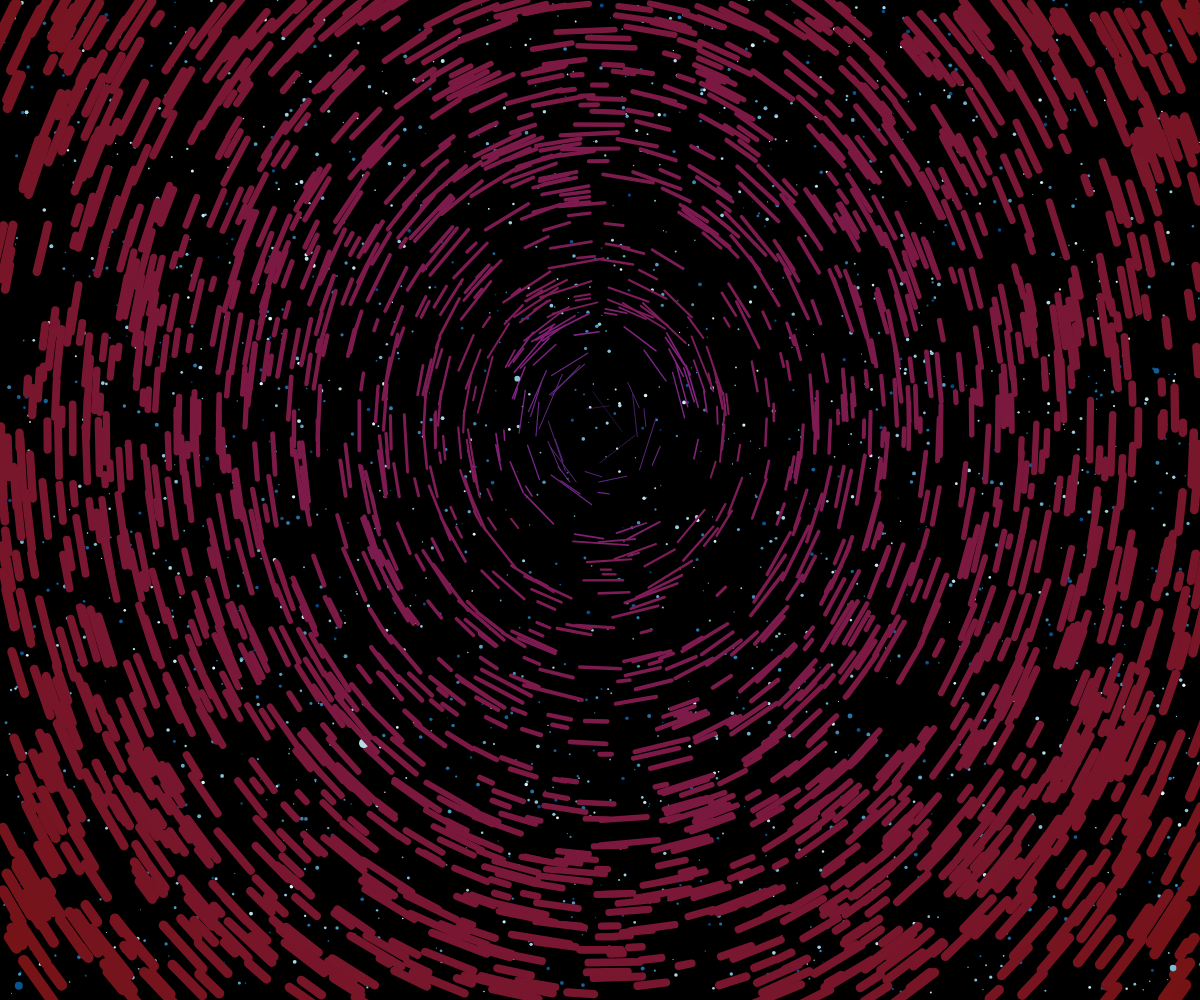
Frame 1 (no input)
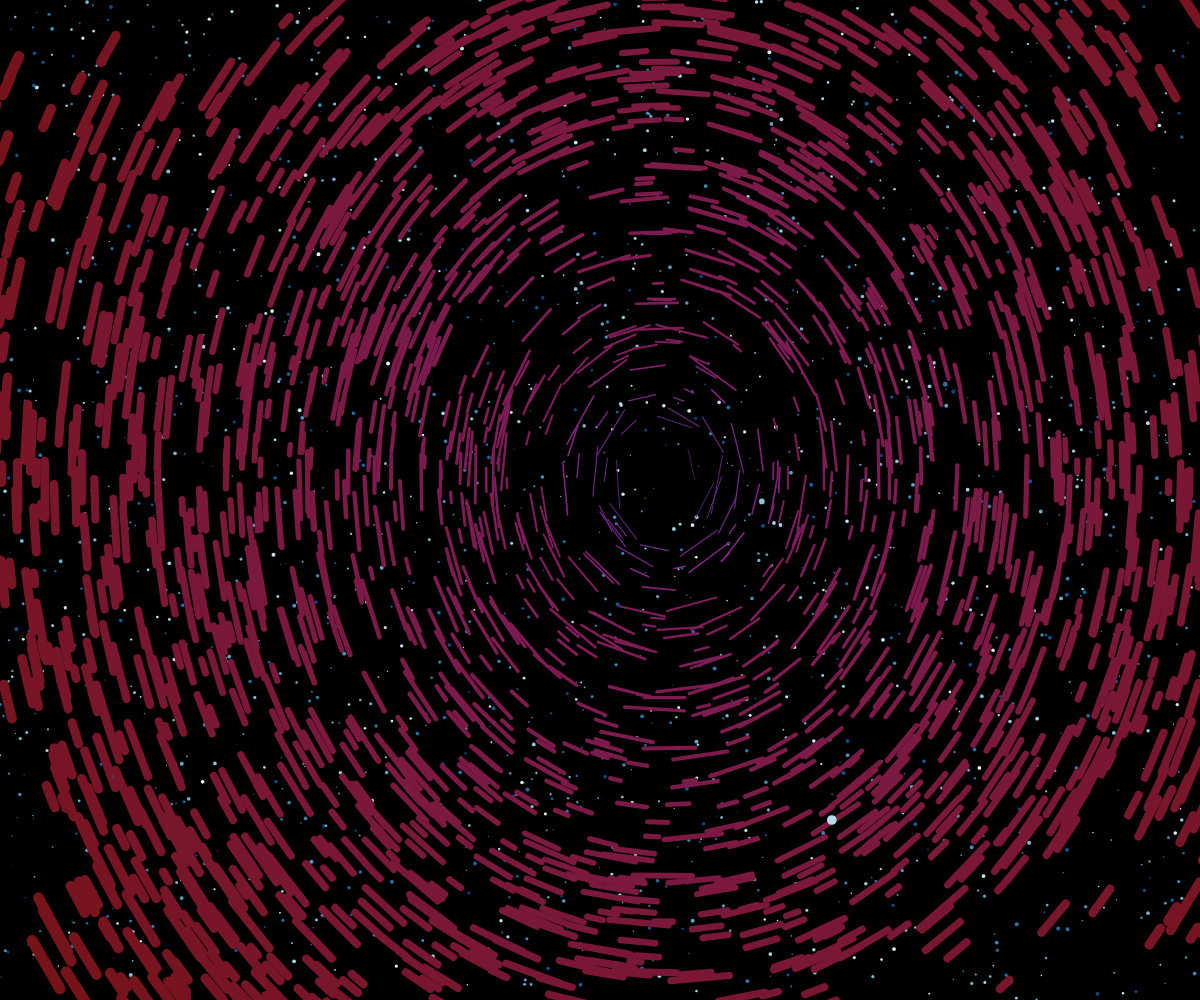
Frame 60 (no input)
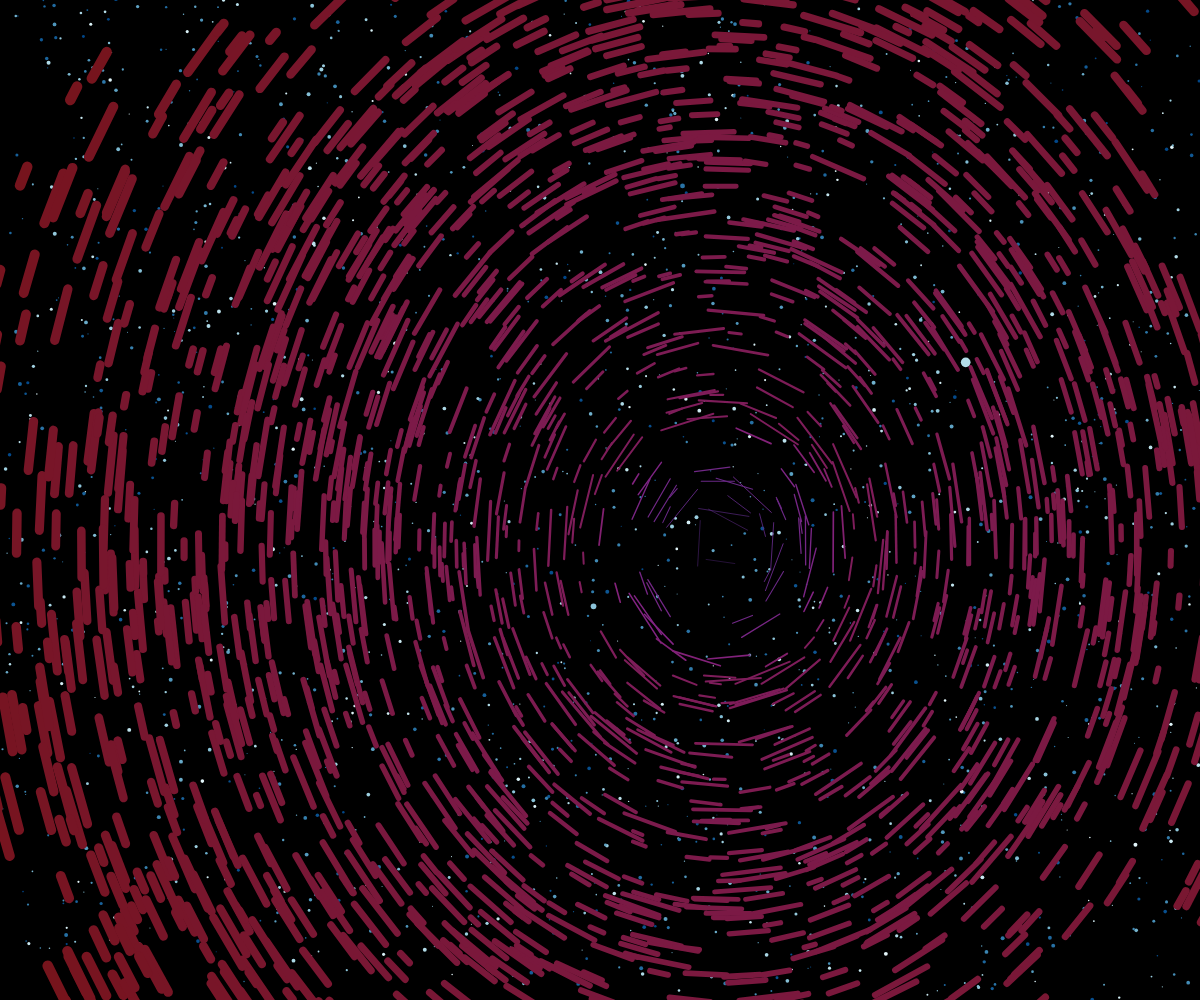
Frame 120 (the mouse pressed at the canvas centre since frame 60)

The p5.js sketch that drew these frames (run headless with seeded random() and noise() and a simulated clock; from frame 60 on, the mouse is pressed at the canvas centre):

// p5.js sketch
// ── sketch.js
//Created by David Holcer
//Non-commercial license
//Sep 15,2021

let points=[];
let stars=[];
let total;
let randomOffset;
let t;
let paused,showField,lines;
let dt;
let per;
let cols;
let bgColor;
let start,prev;
let ar,br,etime;

//TODO: 
//rescale equation+thickness to be proportional to current screen

function setup() {
  createCanvas(windowWidth, windowHeight);
  // sLength=min(windowWidth,windowHeight);
  // randomSeed(40);
  frameRate(60);
  randomOffset=createVector(random(-100,100),random(-100,100));
  // randomOffset=p5.Vector.random2D().mult(100);
  colorMode(HSB);
  total=2000;
  t=0;
  // dt=0.1;
  per=10;
  bgColor=0;
  // cols=[color(random(360),random(50,100),random(50,100)),color(random(360),random(50,100),random(50,100))]
  // cols=[color('#03045e'),color('#caf0f8')]

  cols=[color(random(360),random(50,100),random(30,60))]
  cols.push(color(hue(cols[0])+Math.sign(randomOffset.x)*map(abs(randomOffset.x),0,100,100,200),saturation(cols[0])+map(randomOffset.x,-100,100,-40,40),100-brightness(cols[0])));

  // cols=[color('#EC3822'),color('#E7863A'),color('#00654F'),color('#E8C5A9'),color('#798A70')];
  showField=false;
  lines=true;
  paused=false;
  start=millis();
  prev=0;
  populatePoints(points);
  populatePoints(stars,1);
  // noLoop();

  // let t1=createVector(-width/2,-height/2);
  // let t2=createVector(-width/2,height/2);
  // let t3=createVector(width/2,-height/2);
  // let t4=createVector(width/2,height/2);
  // // console.log(furthestDist(t1));
  // let tests=[t1,t2,t3,t4]
  // console.log(tests.map(tx => furthestDist(tx)));

}

function draw() {
  background(bgColor);
  if (showField) drawVectors();
  stars.forEach(drawStars);
  points.forEach(runAll);
  if (!paused){
    // t+=dt;
    
    //set t to a function of runtime
    let vtime=millis()-start+prev;
    t=timeFunc(vtime/1000);
    // t=0;
    // console.log(t);
  }
}

function windowResized() {
    resizeCanvas(windowWidth, windowHeight);
    // sLength=min(windowWidth,windowHeight);
    // maxLength=max(windowWidth,windowHeight);
    stars.forEach(resizeInd);
    points.forEach(resizeInd);
}

let resizeInd=(elm)=>{elm.P.set(resized(elm,1),resized(elm,0));elm.oCor.set(windowWidth,windowHeight);}
let resized=(r,b)=>{if (b) return r.P.x/r.oCor.x*width; else return r.P.y/r.oCor.y*height}

let timeFunc=(s)=>{let a=2*PI/(per*4);return 5*sin(s*a);}
let dtimeFunc=(s)=>{let a=2*PI/(per*4);return Math.sign(5*a*cos(s*a));}
let lerpFunc=(s,f)=>{let a=2*PI/(per*4*f);return (sin(s*a));}
let paraEllipse=(s,ar,br)=>{let a=width/2*ar;let b=height/2*br;return createVector(a*cos(s),b*sin(s))}

function drawStars(point) {
  if (!paused){
    point.updateV(-1);
    point.move();  
  }
  point.drawPoint(point.sw);
}

function runAll(point) {
  if (!paused){
    point.updateV();
    point.move();  
  }
  // if (!lines) point.drawPoint();
  // else point.drawLine();
  if (!lines) point.drawPoint(5);
  else{
    if (point.prob<0.995) point.drawLine();
    else{
      point.setSpeed(point.oSpeed);
      // point.setStarLerp(random());
      point.drawPoint(point.sw);
    }
  }
  // point.drawOffest();
}

function populatePoints(array,itype){
  for(i=0;i<total;i++){
    let P=createVector(random(-width/2,width/2),random(-height/2,height/2));
    let type=itype || 0;
    let point=new Point(P,type);
    array.push(point);
  }
}

function drawVectors(){
  let divs=20;
  for(let x=1;x<divs;x++){
    for(let y=1;y<divs;y++){
      let P=createVector(map(width/divs*x,0,width,-width/2,width/2),map(height/divs*y,0,height,-height/2,height/2));
      // let dir=equation(P).mult(50);
      let dir=equation(P).mult(50).mult(dtimeFunc(millis()/1000));
      // console.log(P.x,P.y,dir);
      drawVector(P,dir);
    }
  }
}

//from p5js reference
function drawVector(base, vec) {
  push();
  strokeWeight(1);
  stroke(255-bgColor);
  fill(255-bgColor);
  translate(base.x+width/2, base.y+height/2);
  line(0, 0, vec.x, vec.y);
  rotate(vec.heading());
  let arrowSize = 2;
  translate(vec.mag() - arrowSize, 0);
  triangle(0, arrowSize / 2, 0, -arrowSize / 2, arrowSize, 0);
  pop();
}
  
  // 00->11
  // 01->10
  // 10->01
  // 11->00
  // let legend=['00','11','01','10'];
  // let ans=legend[(legend.indexOf(key)+1)%(legend.length)];
// function furthestDist(P){
//   let maxDist;
//   let ans=str('1'*(P.x<0)).concat('1'*(P.y<0));
//   maxDist=dist(width/2*(2*int(ans[0])-1),height/2*(2*int(ans[1])-1),P.x,P.y);
//   return maxDist;
// }

function keyTyped() {
  switch(key) {
    case 'p':
      // console.log(start,prev);
      if (!paused) prev=millis()-start+prev;
      if (paused) start=millis();
      // console.log(start,prev);
      paused=!paused;
      break;
    case 'b':bgColor=255-bgColor;break;
    case 'd':showField=!showField;break;
    case 'l':lines=!lines;break;
  }
}

class Point{
  constructor(P,type){
    this.type=type;// || 0;
    this.P=P;
    // this.speed=random(1,5);
    this.lineLen=random(5,30);
    this.prob=random();
    if (this.type==1 || this.prob<0.99) this.sw=random(1,4);
    else this.sw=random(4,10);
    if (this.type==1) this.speed=random(0.001,0.5);
    else if (this.prob<0.8) this.speed=random(0.001,5);
    else this.speed=random(5,10);
    this.starLerp=random(); 
    this.oCor=createVector(width,height);
    this.oSpeed=this.speed+0.0;
  }

  setSpeed(s){
    this.speed=s;
  }

  furthestDist(){
    // console.log(this);
    let ans=str('1'*(this.P.x<0)).concat('1'*(this.P.y<0));
    return(dist(width/2*(2*int(ans[0])-1),height/2*(2*int(ans[1])-1),this.P.x,this.P.y));
  }

  updateV(ineg){
    // this.nV=equation(this.P);
    // this.V=this.nV.mult(this.speed);
    let neg=ineg||1
    this.nV=equation(this.P).mult(dtimeFunc(millis()/1000)).mult(neg);
    this.V=createVector(0,0).set(this.nV).mult(this.speed);
  }

  move(){
    // this.P.add(this.V);
    this.P.add(this.V);
  }

  drawPoint(sw){
    push();
    translate(width/2,height/2);
    translate(this.P.x,this.P.y);
    // stroke(255-bgColor);
    let c1=color('#004587');
    let c2=color('#E5F7FB');
    stroke(lerpColor(c1,c2,this.starLerp));
    strokeWeight(sw);
    translate(map(randomOffset.x,-100,100,-10,10),map(randomOffset.y,-100,100,-10,10))
    point(0,0);
    pop();
  }

  drawLine(){
    // let llen=10;
    //positive half of the line vector from point P
    let halfLen=createVector(0,0).set(this.nV).mult(this.lineLen);
    // console.log(halfLen);
    // let perp=createVector(this.nV.y,this.nV.x);
    // console.log(this.nV);
    push();
    translate(width/2,height/2);
    
    stroke('black');
    
    // let center=new Point(createVector(t*randomOffset.x,1-t*randomOffset.y));
    // let center=new Point(createVector(t*randomOffset.x-1,-t*randomOffset.y));
    let center=new Point(createVector(t*randomOffset.x+paraEllipse(etime,ar,br).y,1-paraEllipse(etime,ar,br).x-t*randomOffset.y) );
    let cdist=dist(this.P.x,this.P.y,center.P.x,center.P.y);
    let fd=center.furthestDist();
    // console.log(fd);
    // let sw=map(cdist,0,3*width/4,2,0.6);
    let sw=map(cdist,0,fd,0.2,12);
    // sw=pow(sw,3);
    // sw*=sw;
    // strokeWeight(this.sw);
    strokeWeight(sw);
    // let hue=map(cdist,0,width/2,0,360);

    let c1=cols[0];
    let c2=cols[1];

    // let hu=map(cdist,0,width/2,hue(c1),hue(c2));
    // let sat=map(cdist,0,width/2,saturation(c1),saturation(c2));
    // let brit=map(cdist,0,width/2,brightness(c1),brightness(c2));
    // stroke(hu,100,90);
    let amt=map(cdist,0,fd,0,5);
    amt=pow(amt,2);
    if (amt>0.5){
      amt=constrain(map(cdist,0,fd,0.5,1),0,0.999);
    }
    // console.log(floor(amt*cols.length),cols.length);
    // stroke(cols[floor(amt*cols.length)]);

    stroke(lerpColor(c1, c2, amt));
    // stroke(hu,sat,brit);
    translate(this.P.x,this.P.y);
    line(-halfLen.x,-halfLen.y,halfLen.x,halfLen.y);


    // beginShape();
    // vertex(-halfLen.x, -halfLen.y);
    // quadraticVertex(perp.x, perp.y, halfLen.x, halfLen.y);
    // endShape();

    pop();
  }

  drawOffest(){
    push();
    translate(width/2,height/2);
    fill(20);
    circle(t*randomOffset.x,1-t*randomOffset.y,40);
    pop();
  }

  // getColor(){
  //   this.P
  // }

}

let remapped=(value,newVal,x)=>{if (x) return map(value,-width/2,width/2,-newVal,newVal);else return map(value,-height/2,height/2,-newVal,newVal);}

// let equation = (P) => createVector(sin(map(P.y,-height/2,height/2,-PI,PI)),sin(map(P.x,-width/2,width/2,-PI,PI))).normalize();
// let equation = (P) => {let y=remapped(P.y,PI,0);let x=remapped(P.x,PI,1);return createVector(sin(y),sin(x)).normalize();}
// let equation = (P) => createVector(P.y+t*randomOffset.y,-P.x+t*randomOffset.x).normalize();

function equation(P){
  let efactor=2;
  etime=(millis()-start+prev)/1000/efactor;
  ar=lerp(1/8,3/8,lerpFunc(etime,3));
  br=lerp(1/8,3/8,lerpFunc(etime,6));
  // let vec1=createVector(P.y+t*randomOffset.y+paraEllipse(etime,ar,br).x,-P.x+t*randomOffset.x+paraEllipse(etime,ar,br).y).normalize();
  let vec2=createVector(abs(randomOffset.x)*(P.y+t*randomOffset.y+paraEllipse(etime,ar,br).x),abs(randomOffset.y)*(-P.x+t*randomOffset.x+paraEllipse(etime,ar,br).y)).normalize();
  // let vec2=createVector(P.y+randomOffset.x+t*randomOffset.y+paraEllipse(etime,ar,br).x,-P.x+randomOffset.y+t*randomOffset.x+paraEllipse(etime,ar,br).y).normalize();
  // let vec3=vec1.add(vec2).normalize();
  return vec2;
  //(1,0)=(t*randomOffset.x+paraEllipse(vtime,ar,br).y,1-paraEllipse(vtime,ar,br).x-t*randomOffset.y) 
}
// let equation = (P) => {let vtime=(millis()-start+prev)/1000;return createVector(P.y+t*randomOffset.y+paraEllipse(vtime).x,-P.x+t*randomOffset.x+paraEllipse(vtime).y).normalize();}

// let equation = (P) => {let vtime=(millis()-start+prev)/1000;let f=4;let g=10;return createVector(P.y+t*width/height*lerpFunc(vtime,abs(lerpFunc(vtime,3)*f)+2)*randomOffset.x,-P.x+t*height/width*lerpFunc(vtime,abs(lerpFunc(vtime,5)*g)+4)*randomOffset.x).normalize();}

//.add(randomOffset.mult(t)))
// let equation = (P) => {let y=remapped(P.y,PI,0);let x=remapped(P.x,PI,1);return (createVector(sin(y*x)+t*randomOffset.x,cos(y)+t*randomOffset.y)).normalize();}
